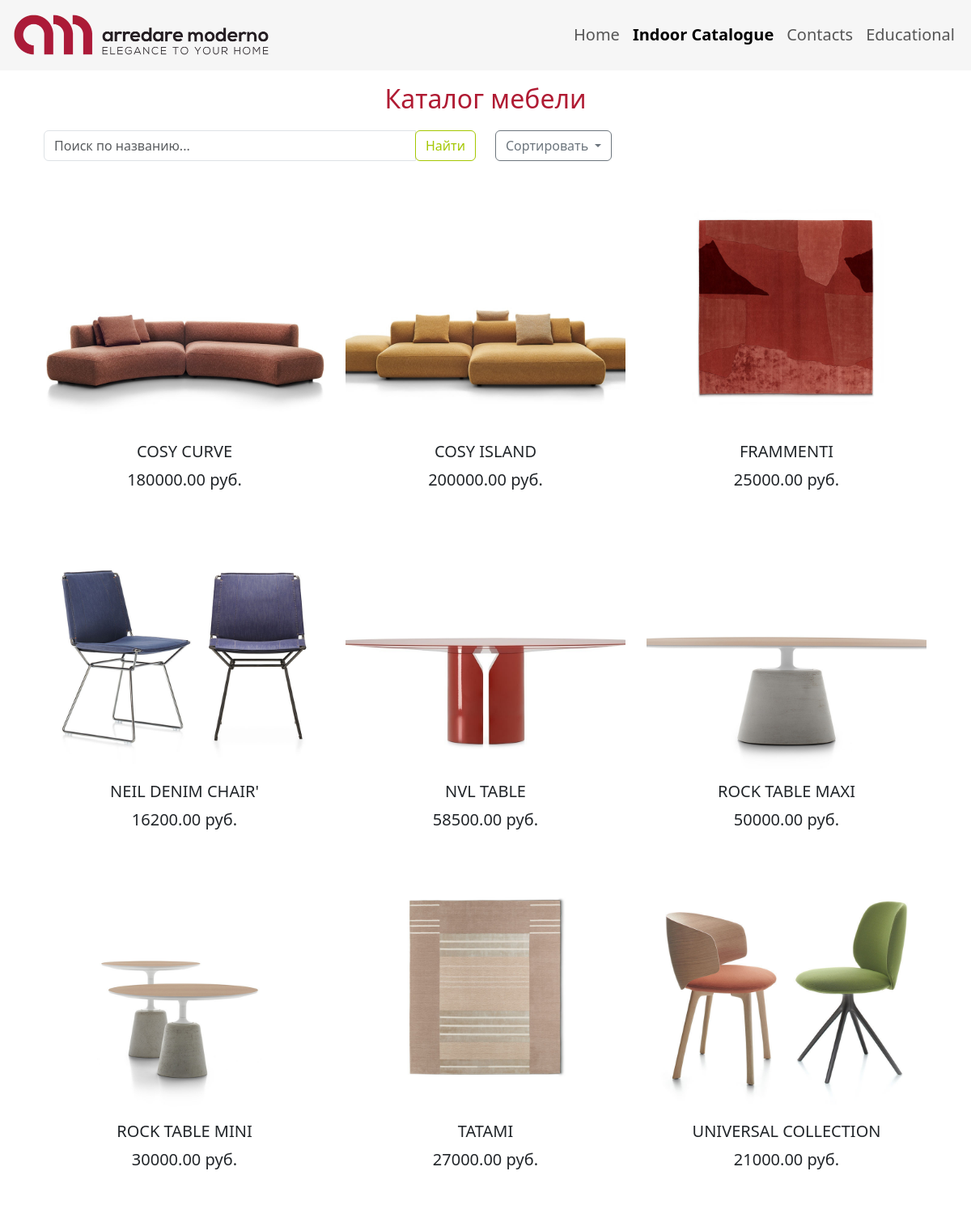
The app's page /myApp/catalogue/?sort=name_asc with its own data.
### myApp/models.py (models this page shows, shortened)
class Furniture(models.Model):
    name = models.CharField(max_length=255, verbose_name="Название мебели")
    image = models.ImageField(upload_to='furniture/', verbose_name="Изображение")
    price = models.DecimalField(max_digits=10, decimal_places=2, verbose_name="Цена")

### myApp/views.py (the view)
# urls.py: path('catalogue/', views.catalogue, name='catalogue'),
def catalogue(request):
    furniture = Furniture.objects.all()
    search_query = request.GET.get('search', '')
    if search_query:
        furniture = furniture.filter(name__icontains=search_query)
    sort_by = request.GET.get('sort', '')
    print(f"Sort by: {sort_by}")
    if sort_by == 'name_asc':
        furniture = furniture.order_by('name')
    elif sort_by == 'name_desc':
        furniture = furniture.order_by('-name')
    elif sort_by == 'price_asc':
        furniture = furniture.order_by('price')
    elif sort_by == 'price_desc':
        furniture = furniture.order_by('-price')
    context = {
        'furniture': furniture,
        'search_query': search_query,
        'current_sort': sort_by,
    }
    return render(request, "catalogue.html", context)

### myApp/templates/catalogue.html (shortened to what this page needs)
{% extends 'base.html' %}
{% block content %}
<div class="container mt-4">
    <h2 class="text-center" style="margin-top: -80px; color: rgb(176, 27, 51); margin-bottom: 20px;">Каталог мебели</h2>
    <div class="row mb-4">
        <div class="col-md-6">
            <form method="get" action="{% url 'myApp:catalogue' %}" class="form-inline">
                <div class="input-group w-100">
                    <input type="text" class="form-control" name="search" placeholder="Поиск по названию..." value="{{ search_query }}">
                    <div class="input-group-append">
                        <button class="btn btn-outline-success" type="submit" style="color: #a4c700; border-color: #a4c700;">Найти</button>
                    </div>
                </div>
            </form>
        </div>
        <div class="col-md-6">
            <div class="dropdown">
                <button class="btn btn-outline-secondary dropdown-toggle" type="button" id="sortDropdown" data-bs-toggle="dropdown" aria-expanded="false">
                    Сортировать
                </button>
            </div>
        </div>
    </div>
<div class="row" style="margin-top: 30px;">
    {% for item in furniture %}
    <div class="col-md-4 mb-4">
        <div class="card border-white">
            {% if item.image %}
                <img src="{{ item.image.url }}" class="card-img-top rounded" alt="{{ item.name }}" style="border-radius: 15px; height: 300px; object-fit: cover;">
            {% else %}
                <div class="card-img-top rounded bg-secondary" style="height: 300px; display: flex; align-items: center; justify-content: center; color: white;">
                    Нет изображения
                </div>
            {% endif %}
            <div class="card-body text-center">
                <h5 class="card-title lead">{{ item.name }}</h5>
                <p class="card-text lead">{{ item.price }} руб.</p>
            </div>
        </div>
    </div>
    {% empty %}
    <div class="col-12 text-center">
        <p class="lead">Мебель не найдена. Попробуйте изменить параметры поиска.</p>
    </div>
    {% endfor %}
</div>
</div>
{% endblock %}

### myApp/static/styles.css (style rules this page uses)
.card-img-top { object-fit: cover; width: 250px; height: 400px; }

### records on screen
Furniture: image (picture), name "COSY CURVE", price "180000.00"
Furniture: image (picture), name "COSY ISLAND", price "200000.00"
Furniture: image (picture), name "FRAMMENTI", price "25000.00"
Furniture: image (picture), name "NEIL DENIM CHAIR'", price "16200.00"
Furniture: image (picture), name "NVL TABLE", price "58500.00"
Furniture: image (picture), name "ROCK TABLE MAXI", price "50000.00"
Furniture: image (picture), name "ROCK TABLE MINI", price "30000.00"
Furniture: image (picture), name "TATAMI", price "27000.00"
Furniture: image (picture), name "UNIVERSAL COLLECTION", price "21000.00"
